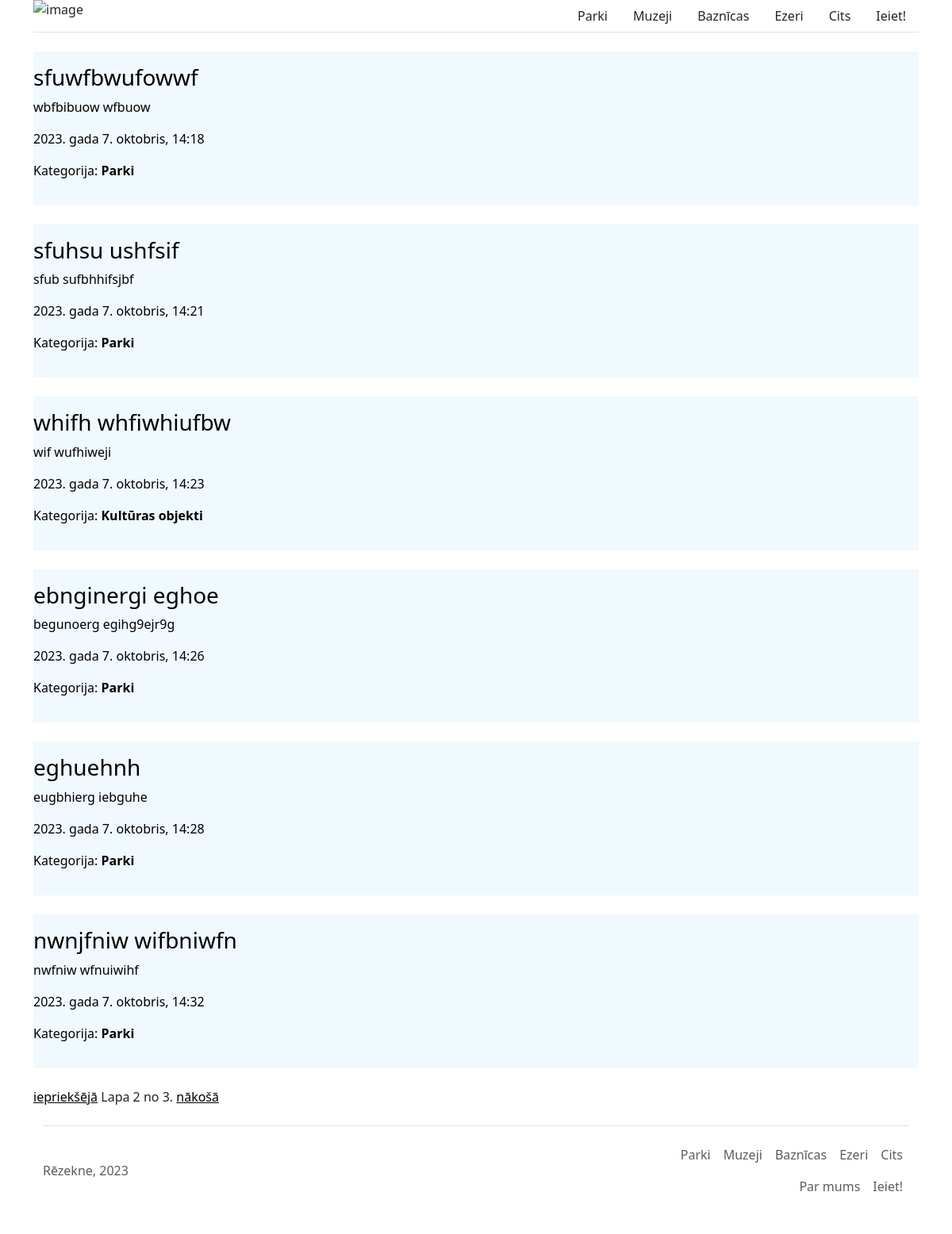
Before: /?page=2 with the older database file.
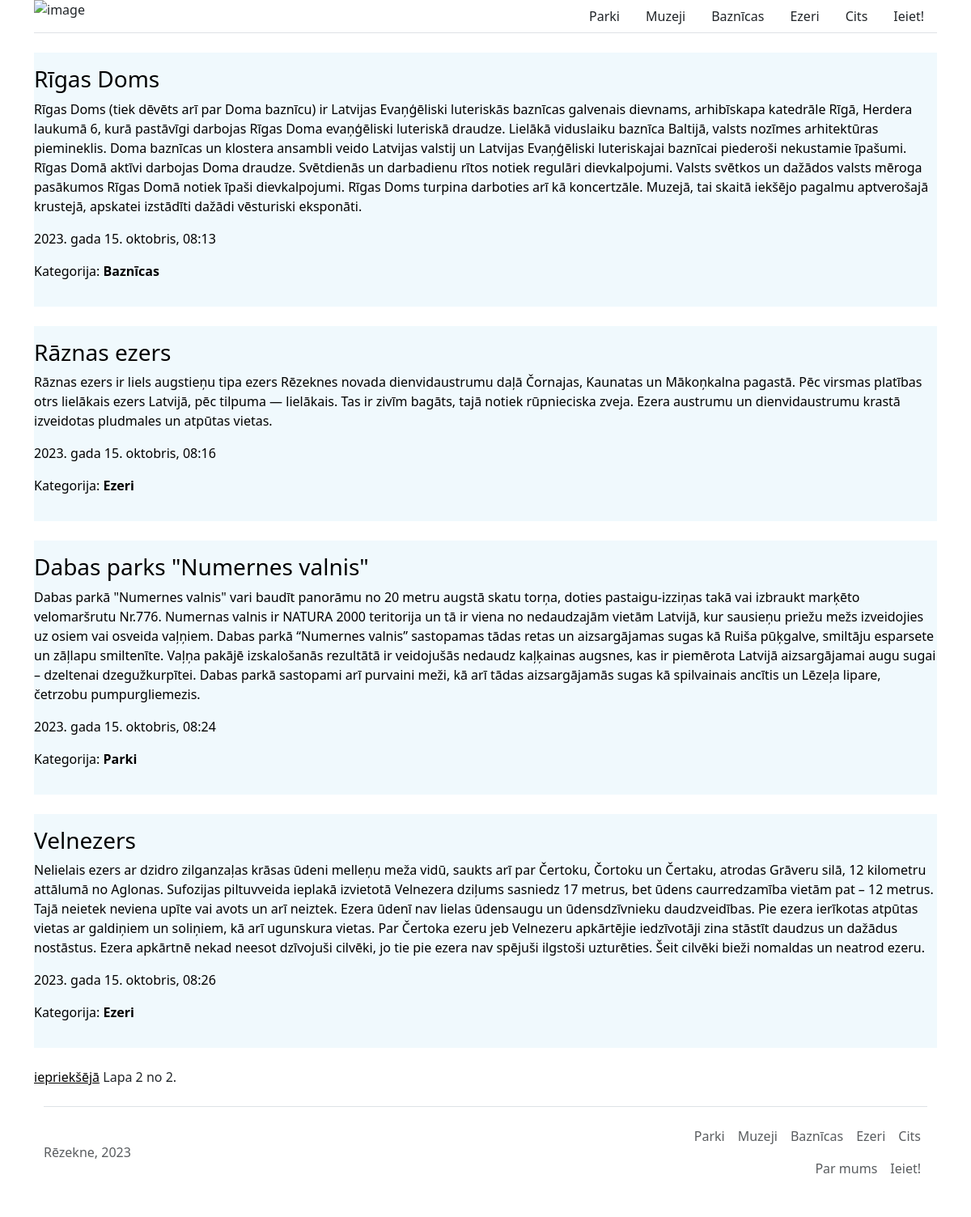
After: the same page with the newer database file.
### main/models.py (models this page shows, shortened)
class Article(models.Model):
    title = models.CharField(max_length=60)
    text = HTMLField()
    category = models.ForeignKey(Category, on_delete=models.CASCADE, blank=True, null=True)
    author = models.ForeignKey(User, on_delete=models.CASCADE, blank=True, null=True)
    pub_date = models.DateTimeField(auto_now_add=True, blank=True, null=True)

class Category(models.Model):
   title = models.CharField(max_length=60)
   description = models.TextField(blank=True, null=True)
   def __str__(self):
      return self.title
   class Meta:
        verbose_name_plural = "Categories"

### main/views.py (the view)
# urls.py: path("", views.index, name="index"),
def index(request):
    articles_obj = Article.objects.all()
    paginator = Paginator(articles_obj, 6)
    page_number = request.GET.get("page")
    articles = paginator.get_page(page_number)
    return render(request, "startPage.html", {"articles": articles} )

### main/template/startPage.html (shortened to what this page needs)
{% extends 'base.html' %}
{% block content %}
    {% for article in articles %}
   <div class="article-item py-3 mb-4" style="background-color: rgb(240, 249, 253);">
    <a href="{% url 'article' article.id %}" class="article-link">
        <h3>{{ article.title }}</h3>
        <p>{{ article.text|safe }}</p>
        <p>{{ article.pub_date }}</p>
        {% if article.category != None %}
        <p>Kategorija: <strong>{{ article.category }}</strong></p>
        {% endif %}
    </a>
   </div>
    {% endfor %}
    <div class="pagination ">
        <span class="step-links">
            {% if articles.has_previous %}
                <a href="?page={{ articles.previous_page_number }}" style="color:black;">iepriekšējā</a>
            {% endif %}
            <span class="current">
                Lapa {{ articles.number }} no {{ articles.paginator.num_pages }}.
            </span>
            {% if articles.has_next %}
                <a href="?page={{ articles.next_page_number }}" style="color:black;">nākošā</a>
            {% endif %}
        </span>
    </div>
{% endblock content %}

### main/template/base.html (shortened to what this page needs)
{% load static %}
<!DOCTYPE html>
<html lang="en">
<head>
    <link href="https://cdn.jsdelivr.net/npm/bootstrap@5.3.2/dist/css/bootstrap.min.css" rel="stylesheet"
>
    <link rel="stylesheet" href="{% static 'CSS/base.css' %}">
</head>
<body>
    <div class="container">
      <header class="d-flex flex-wrap justify-content-center mb-4 border-bottom">
        <a href="/" class="d-flex align-items-center mb-3 mb-md-0 me-md-auto text-dark text-decoration-none">
         <img src="{% static 'img/logo-2.jpg' %}" class="img-fluid" alt="image" width ="140" height="40">
        </a>
        <ul class="nav nav-pills my-auto">
          <li class="nav-item"><a href="{% url 'parks' %}" class="nav-link text-dark">Parki</a></li>
          <li class="nav-item"><a href="{% url 'museums' %}" class="nav-link text-dark">Muzeji</a></li>
          <li class="nav-item"><a href="{% url 'churches' %}" class="nav-link text-dark">Baznīcas</a></li>
          <li class="nav-item"><a href="{% url 'lakes' %}" class="nav-link text-dark">Ezeri</a></li>
          <li class="nav-item"><a href="{% url 'other' %}" class="nav-link text-dark">Cits</a></li>
          {% if user.is_authenticated %}
          <li class="nav-item"><a href="/auth/logout/" class="nav-link text-dark">Iziet!</a></li>
          {% else %}
          <li class="nav-item"><a href="/auth/login/" class="nav-link text-dark">Ieiet!</a></li>
          {% endif %}
        </ul>
      </header>
    {% block content %}{% endblock content %}
    <div class="container footer">
      <footer class="d-flex flex-wrap justify-content-between align-items-center py-3 my-4 border-top">
        <p class="col-md-4 mb-0 text-body-secondary">Rēzekne, 2023</p>
        <ul class="nav col-md-4 justify-content-end">
          <li class="nav-item"><a href="{% url 'parks' %}" class="nav-link px-2 text-body-secondary">Parki</a></li>
          <li class="nav-item"><a href="{% url 'museums' %}" class="nav-link px-2 text-body-secondary">Muzeji</a></li>
          <li class="nav-item"><a href="{% url 'churches' %}" class="nav-link px-2 text-body-secondary">Baznīcas</a></li>
          <li class="nav-item"><a href="{% url 'lakes' %}" class="nav-link px-2 text-body-secondary">Ezeri</a></li>
          <li class="nav-item"><a href="{% url 'other' %}" class="nav-link px-2 text-body-secondary">Cits</a></li>
          <li class="nav-item"><a href="{% url 'about-us' %}" class="nav-link px-2 text-body-secondary">Par mums</a></li>
          <li class="nav-item"><a href="#" class="nav-link px-2 text-body-secondary">Ieiet!</a></li>
        </ul>
      </footer>
    </div>
  </div>
</body>
</html>

### static/CSS/base.css (style rules this page uses)
body { margin: 0px; padding: 0px; }
.article-link { text-decoration: none; color: black; }

Changed rows visible on the page:
removed Article: title "sfuwfbwufowwf", text "wbfbibuow wfbuow", pub_date "2023. gada 7. oktobris, 14:18", category "Parki"
removed Article: title "sfuhsu ushfsif", text "sfub sufbhhifsjbf", pub_date "2023. gada 7. oktobris, 14:21", category "Parki"
removed Article: title "whifh whfiwhiufbw", text "wif wufhiweji", pub_date "2023. gada 7. oktobris, 14:23", category "Kultūras objekti"
removed Article: title "ebnginergi eghoe", text "begunoerg egihg9ejr9g", pub_date "2023. gada 7. oktobris, 14:26", category "Parki"
removed Article: title "eghuehnh", text "eugbhierg iebguhe", pub_date "2023. gada 7. oktobris, 14:28", category "Parki"
removed Article: title "nwnjfniw wifbniwfn", text "nwfniw wfnuiwihf", pub_date "2023. gada 7. oktobris, 14:32", category "Parki"
added Article: title "Rīgas Doms", text "Rīgas Doms (tiek dēvēts arī par Doma baznīcu) ir Latvijas Evaņģēliski luteriskās baznīcas galvenais dievnams, arhibīskapa katedrāle Rīgā, Herdera laukumā 6, kurā pastāvīgi darbojas Rīgas Doma evaņģēliski luteriskā draudze. Lielākā viduslaiku baznīca Baltijā, valsts nozīmes arhitektūras piemineklis. Doma baznīcas un klostera ansambli veido Latvijas valstij un Latvijas Evaņģēliski luteriskajai baznīcai piederoši nekustamie īpašumi. Rīgas Domā aktīvi darbojas Doma draudze. Svētdienās un darbadienu rītos notiek regulāri dievkalpojumi. Valsts svētkos un dažādos valsts mēroga pasākumos Rīgas Domā notiek īpaši dievkalpojumi. Rīgas Doms turpina darboties arī kā koncertzāle. Muzejā, tai skaitā…", pub_date "2023. gada 15. oktobris, 08:13", category "Baznīcas"
added Article: title "Rāznas ezers", text "Rāznas ezers ir liels augstieņu tipa ezers Rēzeknes novada dienvidaustrumu daļā Čornajas, Kaunatas un Mākoņkalna pagastā. Pēc virsmas platības otrs lielākais ezers Latvijā, pēc tilpuma — lielākais. Tas ir zivīm bagāts, tajā notiek rūpnieciska zveja. Ezera austrumu un dienvidaustrumu krastā izveidotas pludmales un atpūtas vietas.", pub_date "2023. gada 15. oktobris, 08:16", category "Ezeri"
added Article: title "Dabas parks \"Numernes valnis\"", text "Dabas parkā \"Numernes valnis\" vari baudīt panorāmu no 20 metru augstā skatu torņa, doties pastaigu-izziņas takā vai izbraukt marķēto velomaršrutu Nr.776. Numernas valnis ir NATURA 2000 teritorija un tā ir viena no nedaudzajām vietām Latvijā, kur sausieņu priežu mežs izveidojies uz osiem vai osveida vaļņiem. Dabas parkā “Numernes valnis” sastopamas tādas retas un aizsargājamas sugas kā Ruiša pūķgalve, smiltāju esparsete un zāļlapu smiltenīte. Vaļņa pakājē izskalošanās rezultātā ir veidojušās nedaudz kaļķainas augsnes, kas ir piemērota Latvijā aizsargājamai augu sugai – dzeltenai dzegužkurpītei. Dabas parkā sastopami arī purvaini meži, kā arī tādas aizsargājamās sugas kā spilvainais ancītis…", pub_date "2023. gada 15. oktobris, 08:24", category "Parki"
added Article: title "Velnezers", text "Nelielais ezers ar dzidro zilganzaļas krāsas ūdeni melleņu meža vidū, saukts arī par Čertoku, Čortoku un Čertaku, atrodas Grāveru silā, 12 kilometru attālumā no Aglonas. Sufozijas piltuvveida ieplakā izvietotā Velnezera dziļums sasniedz 17 metrus, bet ūdens caurredzamība vietām pat – 12 metrus. Tajā neietek neviena upīte vai avots un arī neiztek. Ezera ūdenī nav lielas ūdensaugu un ūdensdzīvnieku daudzveidības. Pie ezera ierīkotas atpūtas vietas ar galdiņiem un soliņiem, kā arī ugunskura vietas. Par Čertoka ezeru jeb Velnezeru apkārtējie iedzīvotāji zina stāstīt daudzus un dažādus nostāstus. Ezera apkārtnē nekad neesot dzīvojuši cilvēki, jo tie pie ezera nav spējuši ilgstoši uzturēties.…", pub_date "2023. gada 15. oktobris, 08:26", category "Ezeri"
Other visible differences:
{{ articles.paginator.num_pages }}: "3" → "2"
text no longer shown: "nākošā"
